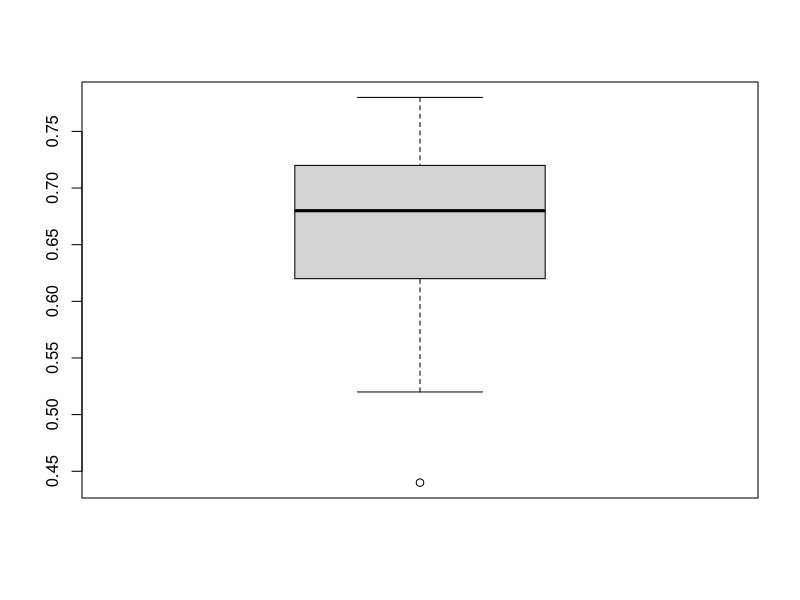
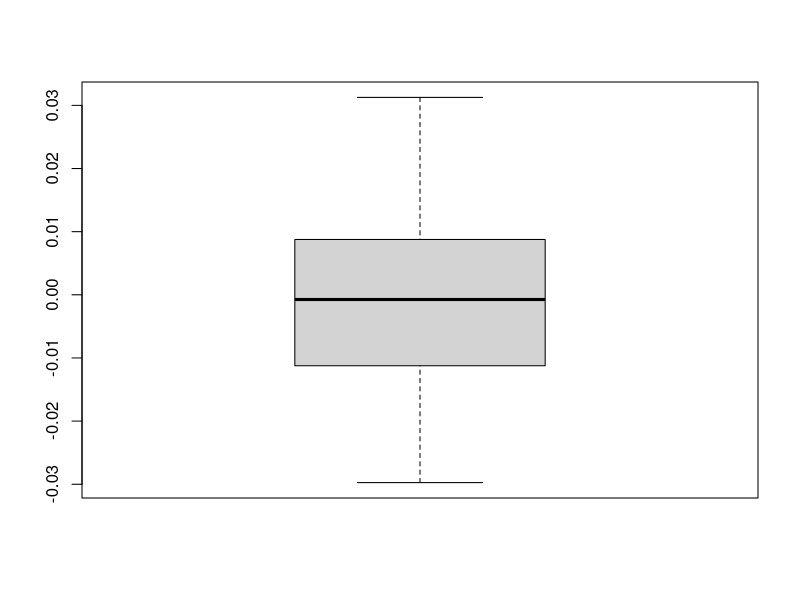

Recreate these plots in R, in order.
#!/usr/bin/Rscript

portes <- c("chevre","chevre","voiture")

nb.exp <- 100
plusieurs.exp <- c()
for (j in 1:nb.exp){
  
  resultats <- c()
  nb.tirages <- 50
  for (k in 1:nb.tirages){
    exp <- sample(portes,size = 3,replace = FALSE)
    if (exp[2]=="chevre") 
      autre.porte <- 3
    else
      autre.porte = 2
    resultats= c(resultats,exp[autre.porte])
  }
  plusieurs.exp=c(plusieurs.exp, table(resultats)["voiture"]/nb.tirages)
}

boxplot(plusieurs.exp)

### le modele de maxwell boltzmann

max.boltz <- function(n,N)
  sample.int(n,N,replace=TRUE)

compte.urnes.vides <- function(omega,n){
  a <- rep(1,n)
  a[omega]=0
  sum(a)
}

n<- 10
N<-20
omega <- max.boltz(n,N)
compte.urnes.vides(omega,n)

estim.R <- function(k,n,N,nb.experiences){
  res <- c()
  for (l in 1:nb.experiences) {  
    omega <- max.boltz(n,N)
    res <- c(res, compte.urnes.vides(omega,n))
  }
  sum(res == k)/nb.experiences
}

R0.th <- function(n,N){
  aux <- 1
  eps <- 1
  for (l in 1:n){
    aux <- aux -eps*choose(n,l)*(1-l/n)^N
    eps <- -eps}
  aux
}

res <- c()
nb.experiences <- 1000
for (l in 1:100)
  res <- c(res, estim.R(0,n,N,nb.experiences))

### un diagramme à moustaches centré sur la valeur théorique
boxplot(res-R0.th(n,N))
